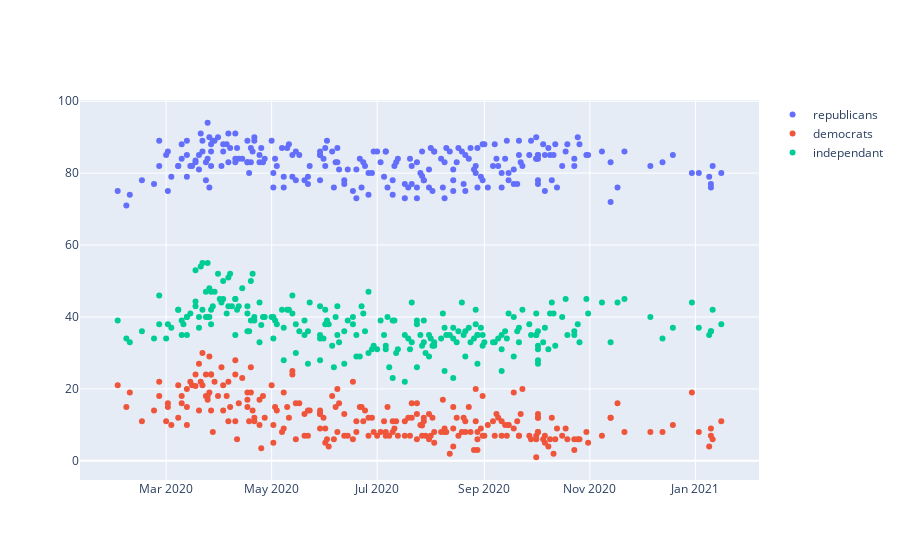

This figure's notebook cell:
### Markdown cell above
Using a plotting library of your choice, plot the graphs that depict the following:  
  - **Change in Approval Rating**: line graphs of the change in approval rating over time, seperated by different parties.  
  - **Change in Economic Concern**: line graphs of the change in level of economic concern over time, seperated by levels of concern.  
  - **Change in Covid-19 Concern**: line graphs of the change in level of Covid-19 concern over time, seperated by levels of concern.   
  - **Aggregate Approval Rating**: A histogram of the weighted-average (aggregated) approval rating by party.

### Code cell
rep_approval_x = approval_results.groupby("party").get_group("R")["start_date"]
rep_approval_y = approval_results.groupby("party").get_group("R")["approve"]
dem_approval_x = approval_results.groupby("party").get_group("D")["start_date"]
dem_approval_y = approval_results.groupby("party").get_group("D")["approve"]
ind_approval_x = approval_results.groupby("party").get_group("I")["start_date"]
ind_approval_y = approval_results.groupby("party").get_group("I")["approve"]

fig = go.Figure()
fig.add_trace(go.Scatter(x=rep_approval_x, y=rep_approval_y, mode='markers', name='republicans'))
fig.add_trace(go.Scatter(x=dem_approval_x, y=dem_approval_y, mode='markers', name='democrats'))
fig.add_trace(go.Scatter(x=ind_approval_x, y=ind_approval_y, mode='markers', name='independant'))

### Figure 1 — Plotly figure (JSON) as saved in the notebook; plotly's stock layout.template omitted (floating-point values rounded to 4 significant figures; data arrays with more than 128 entries replaced by an {"elided": "..."} marker saying what was removed)
{"data": [{"mode": "markers", "name": "republicans", "type": "scatter", "x": {"elided": "231 str values"}, "y": {"elided": "231 float values"}}, {"mode": "markers", "name": "democrats", "type": "scatter", "x": {"elided": "237 str values"}, "y": {"elided": "237 float values"}}, {"mode": "markers", "name": "independant", "type": "scatter", "x": {"elided": "232 str values"}, "y": {"elided": "232 float values"}}], "layout": {}}
